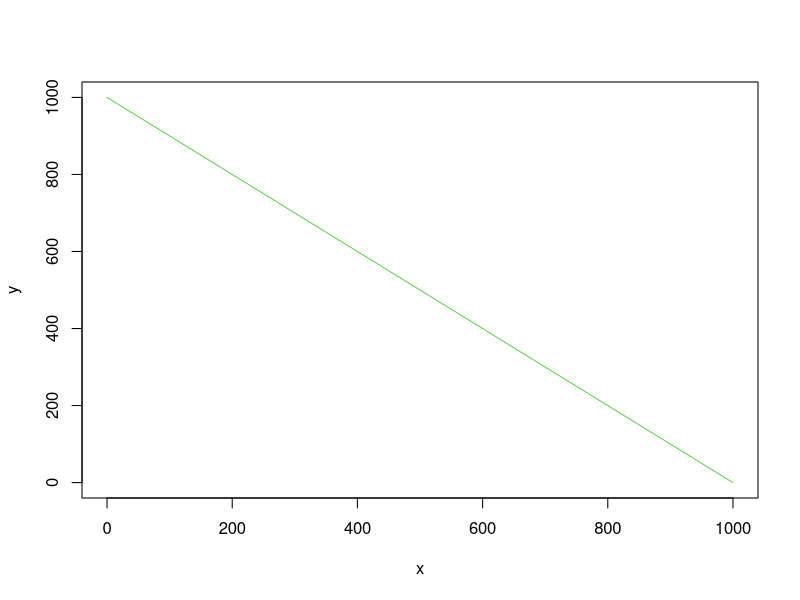
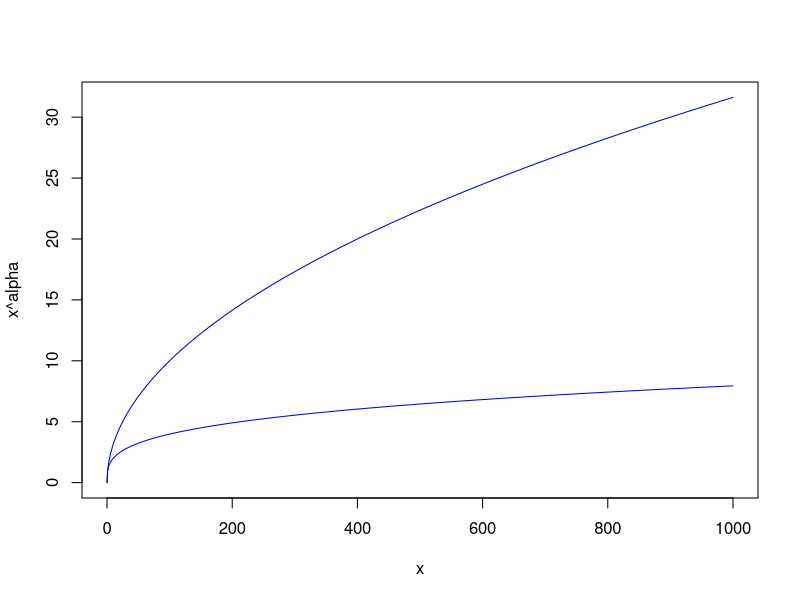
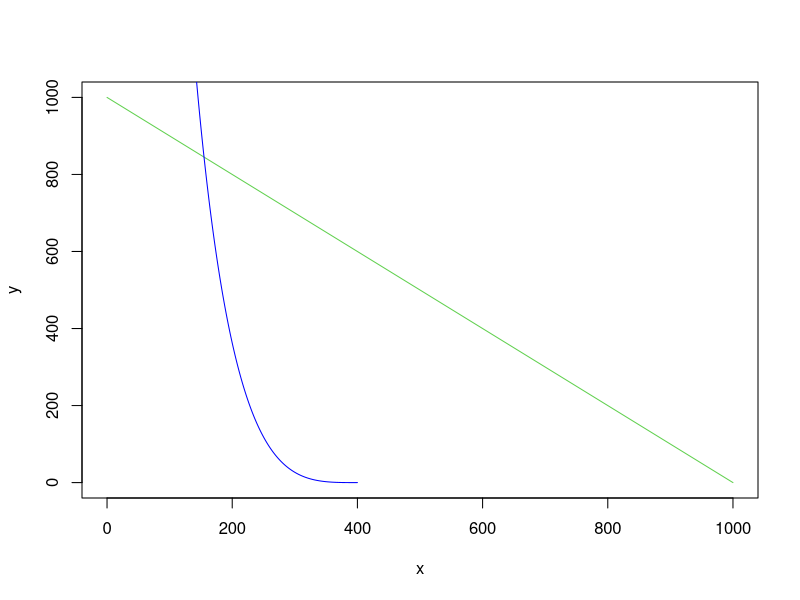

The R script that drew these images, in order:
T=1000
x=0:T
y=T-x
plot(x,y, type="l", col=3)
 


alpha=.5
beta=.3

plot(x,x^alpha, type="l", col="blue3", xlim=)
lines(x,x^beta, col="blue2")


k1=20
y2=(k1-x^alpha)^(1/beta)

plot(x,y, type="l", col=3)
lines(x,y2, col="blue")
